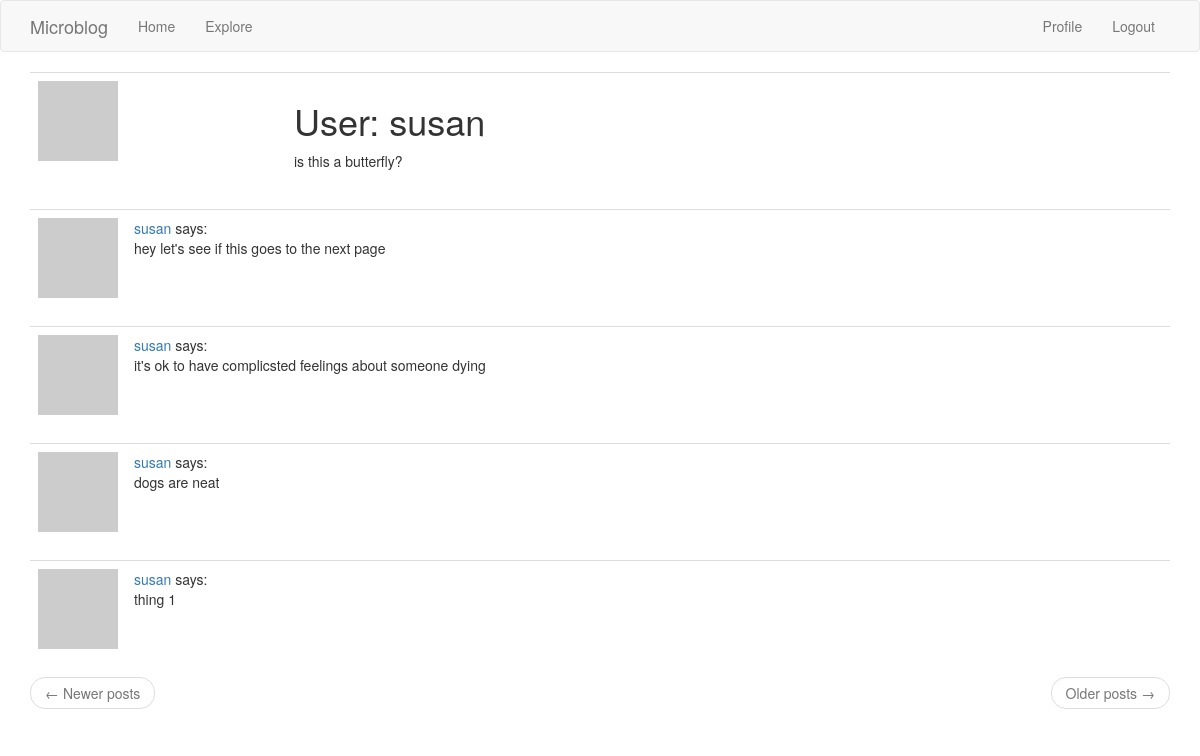
The app's page /user/susan (signed in) with its own data.
### app/models.py (models this page shows, shortened)
class User(UserMixin, db.Model):
    id = db.Column(db.Integer, primary_key=True)
    username = db.Column(db.String(64), index=True, unique=True)
    email = db.Column(db.String(120), index=True, unique=True)
    password_hash = db.Column(db.String(128))
    posts = db.relationship('Post', backref='author', lazy='dynamic')
    about_me = db.Column(db.String(140))
    last_seen = db.Column(db.DateTime, default=datetime.utcnow)
    followed = db.relationship(
        'User', secondary=followers,
        primaryjoin=(followers.c.follower_id == id),
        secondaryjoin=(followers.c.followed_id == id),
        backref=db.backref('followers', lazy='dynamic'), lazy='dynamic')
    def avatar(self, size):
        digest = md5(self.email.lower().encode('utf-8')).hexdigest()
        return 'https://www.gravatar.com/avatar/{}?d=identicon&s={}'.format(digest, size)

class Post(db.Model):
    id = db.Column(db.Integer, primary_key=True)
    body = db.Column(db.String(140))
    timestamp = db.Column(db.DateTime, index=True, default=datetime.utcnow)
    user_id = db.Column(db.Integer, db.ForeignKey('user.id'))

### app/routes.py (the view)
@app.route('/user/<username>')
@login_required
def user(username):
    user = User.query.filter_by(username=username).first_or_404()
    page = request.args.get('page', 1, type=int)
    posts = user.posts.order_by(Post.timestamp.desc()).paginate(
        page, app.config['POSTS_PER_PAGE'], False)
    next_url = url_for('user', username=user.username, page=posts.next_num) \
        if posts.has_next else None
    prev_url = url_for('user', username=user.username, page=posts.prev_num) \
        if posts.has_prev else None
    return render_template('user.html', user=user, posts=posts.items, next_url=next_url, prev_url=prev_url)

### app/models.py (called while the page is built)
@login.user_loader
def load_user(id):
    return User.query.get(int(id))

### app/routes.py (called while the page is built)
@app.before_request
def before_request():
    if current_user.is_authenticated:
        current_user.last_seen = datetime.utcnow()
        db.session.commit()

### app/templates/user.html
{% extends "base.html" %}
{% block app_content %}
<table class="table table-hover">
    <tr>
        <td width="256px"><img src="{{ user.avatar(256) }}"></td>
        <td>
            <h1>User: {{ user.username }}</h1>
            {% if user.about_me %}<p>{{ user.about_me }}</p>{% endif %}
        </td>
    </tr>
</table>
{% for post in posts %}
    {% include '_post.html' %}
{% endfor %}
<nav aria-label="...">
    <ul class="pager">
        <li class="previous{% if not prev_url %} disabled{% endif %}">
            <a href="{{ prev_url or '#' }}">
                <span aria-hidden="true">&larr;</span> Newer posts
            </a>
        </li>
        <li class="next{% if not next_url %} disabled{% endif %}">
            <a href="{{ next_url or '#' }}">
                Older posts <span aria-hidden="true">&rarr;</span
            </a>
        </li>
    </ul>
</nav>
{% endblock %}

### app/templates/_post.html
<table class="table table-hover">
    <tr>
        <td width="70px">
            <a href="{{ url_for('user', username=post.author.username) }}">
                <img src="{{ post.author.avatar(70) }}">
            </a>
        </td>
        <td>
            <a href="{{ url_for('user', username=post.author.username) }}">
                {{ post.author.username }}
            </a>
            says: <br> {{ post.body }}
        </td>
    </tr>
</table>

### records on screen
User: username "susan", about_me "is this a butterfly?"
Post: author.username "susan", body "hey let's see if this goes to the next page"
Post: author.username "susan", body "it's ok to have complicsted feelings about someone dying"
Post: author.username "susan", body "dogs are neat"
Post: author.username "susan", body "thing 1"
